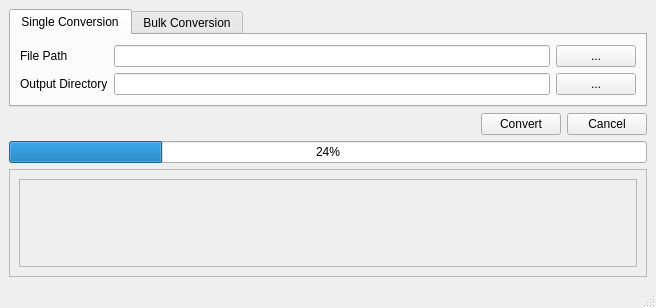
<?xml version="1.0" encoding="UTF-8"?>
<ui version="4.0">
 <class>Main</class>
 <widget class="QMainWindow" name="Main">
  <property name="geometry">
   <rect>
    <x>0</x>
    <y>0</y>
    <width>656</width>
    <height>308</height>
   </rect>
  </property>
  <property name="windowTitle">
   <string>Excel Data Converter</string>
  </property>
  <property name="windowIcon">
   <iconset>
    <normaloff>../assets/convert.png</normaloff>../assets/convert.png</iconset>
  </property>
  <widget class="QWidget" name="centralwidget">
   <layout class="QVBoxLayout" name="verticalLayout_3">
    <item>
     <widget class="QTabWidget" name="tabWidget">
      <property name="currentIndex">
       <number>0</number>
      </property>
      <widget class="QWidget" name="singleTab">
       <attribute name="title">
        <string>Single Conversion</string>
       </attribute>
       <layout class="QVBoxLayout" name="verticalLayout">
        <item>
         <layout class="QGridLayout" name="gridLayout">
          <item row="0" column="0">
           <widget class="QLabel" name="label">
            <property name="text">
             <string>File Path</string>
            </property>
           </widget>
          </item>
          <item row="0" column="1">
           <widget class="QLineEdit" name="singleFilePath">
            <property name="sizePolicy">
             <sizepolicy hsizetype="Expanding" vsizetype="Fixed">
              <horstretch>0</horstretch>
              <verstretch>0</verstretch>
             </sizepolicy>
            </property>
           </widget>
          </item>
          <item row="0" column="2">
           <widget class="QPushButton" name="btnSingleBrowsePath">
            <property name="text">
             <string>...</string>
            </property>
           </widget>
          </item>
          <item row="1" column="0">
           <widget class="QLabel" name="label_2">
            <property name="text">
             <string>Output Directory</string>
            </property>
           </widget>
          </item>
          <item row="1" column="1">
           <widget class="QLineEdit" name="singleOutDir"/>
          </item>
          <item row="1" column="2">
           <widget class="QPushButton" name="btnSingleOutDir">
            <property name="text">
             <string>...</string>
            </property>
           </widget>
          </item>
         </layout>
        </item>
       </layout>
      </widget>
      <widget class="QWidget" name="bulkTab">
       <attribute name="title">
        <string>Bulk Conversion</string>
       </attribute>
       <layout class="QVBoxLayout" name="verticalLayout_2">
        <item>
         <layout class="QGridLayout" name="gridLayout_2">
          <item row="0" column="0">
           <widget class="QLabel" name="label_3">
            <property name="text">
             <string>File Directory</string>
            </property>
           </widget>
          </item>
          <item row="0" column="1">
           <widget class="QLineEdit" name="bulkBrowseDir"/>
          </item>
          <item row="0" column="2">
           <widget class="QPushButton" name="btnBulkBrowseDir">
            <property name="text">
             <string>...</string>
            </property>
           </widget>
          </item>
          <item row="1" column="0">
           <widget class="QLabel" name="label_4">
            <property name="text">
             <string>Output Directory</string>
            </property>
           </widget>
          </item>
          <item row="1" column="1">
           <widget class="QLineEdit" name="bulkOutDir"/>
          </item>
          <item row="1" column="2">
           <widget class="QPushButton" name="btnBulkOutDir">
            <property name="text">
             <string>...</string>
            </property>
           </widget>
          </item>
         </layout>
        </item>
       </layout>
      </widget>
     </widget>
    </item>
    <item>
     <layout class="QHBoxLayout" name="horizontalLayout">
      <item>
       <spacer name="horizontalSpacer">
        <property name="orientation">
         <enum>Qt::Horizontal</enum>
        </property>
        <property name="sizeHint" stdset="0">
         <size>
          <width>40</width>
          <height>20</height>
         </size>
        </property>
       </spacer>
      </item>
      <item>
       <widget class="QPushButton" name="btnConvert">
        <property name="text">
         <string>Convert</string>
        </property>
       </widget>
      </item>
      <item>
       <widget class="QPushButton" name="btnCancel">
        <property name="text">
         <string>Cancel</string>
        </property>
       </widget>
      </item>
     </layout>
    </item>
    <item>
     <widget class="QProgressBar" name="progressBar">
      <property name="value">
       <number>24</number>
      </property>
     </widget>
    </item>
    <item>
     <widget class="QScrollArea" name="scrollArea">
      <property name="widgetResizable">
       <bool>true</bool>
      </property>
      <widget class="QWidget" name="scrollAreaWidgetContents">
       <property name="geometry">
        <rect>
         <x>0</x>
         <y>0</y>
         <width>636</width>
         <height>105</height>
        </rect>
       </property>
       <layout class="QVBoxLayout" name="verticalLayout_4">
        <item>
         <widget class="QTextBrowser" name="textLog">
          <property name="enabled">
           <bool>false</bool>
          </property>
         </widget>
        </item>
       </layout>
      </widget>
     </widget>
    </item>
   </layout>
  </widget>
  <widget class="QStatusBar" name="statusbar"/>
 </widget>
 <resources/>
 <connections/>
</ui>
